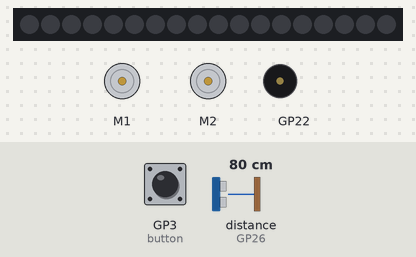
Bench run of a program on a simulated Raspberry Pi Pico running CircuitPython. Parts: 2 × DC motor (green arrow = forward, orange = backward, longer = faster), 18 RGB LEDs in strip order, left to right, buzzer (waves = sounding). The test bench sets the inputs (shaded band); at power-on: GP3 (button) LOW, distance to the obstacle (sensor on GP26) 80 cm. The echo pulse lasts 58.3 µs per cm; dim RGB values are drawn brighter than linear.

Above: at 5.0 s.
5.1 s: GP3 (button) pulled HIGH for 0.15 s
At 7.9 s:
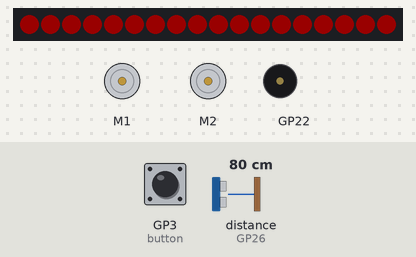
8.2 s: distance to the obstacle (sensor on GP26) set to 17 cm
11.2 s: distance to the obstacle (sensor on GP26) set to 14 cm
At 13.8 s:
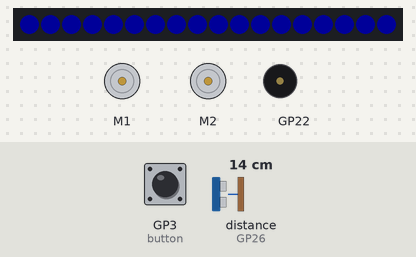
14.2 s: distance to the obstacle (sensor on GP26) set to 18 cm
At 15.4 s:
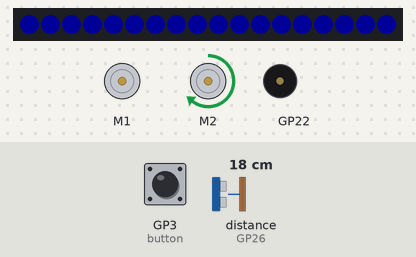
17.2 s: distance to the obstacle (sensor on GP26) set to 2 cm
At 18.8 s:
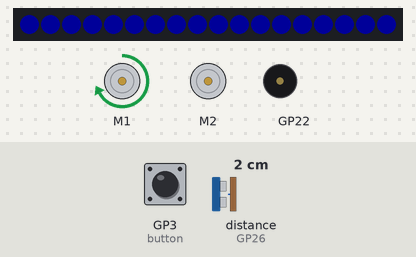
Timing chart, 0 to 24.2 s (numbered marks = the images above; inputs shaded):
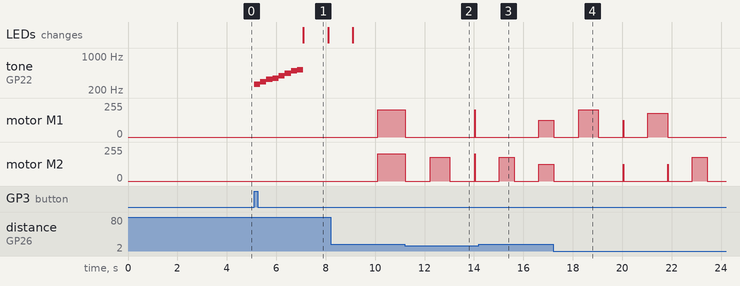

The program:

main.py
```python
import time
import default
import time, board, simpleio

from steps import first as first_sequence
from steps import second as second_sequence
from steps import third as third_sequence
from steps import fourth as fourth_sequence
from steps import fith as fith_sequence

import board
from digitalio import DigitalInOut, Pull
button = DigitalInOut(board.GP3) # defaults to input
button.pull = Pull.DOWN # turn on internal pull-up resistor
while button.value == False:  # False == pressed
  pass

import adafruit_hcsr04
sonar = adafruit_hcsr04.HCSR04(trigger_pin=board.GP27, echo_pin=board.GP26)
import board
import pwmio
from adafruit_motor import motor

PWM_M1A = board.GP8
PWM_M1B = board.GP9
PWM_M2A = board.GP10
PWM_M2B = board.GP11


# DC motor setup
M1A = pwmio.PWMOut(PWM_M1A, frequency=10000)
M1B = pwmio.PWMOut(PWM_M1B, frequency=10000)
M2A = pwmio.PWMOut(PWM_M2A, frequency=10000)
M2B = pwmio.PWMOut(PWM_M2B, frequency=10000)
motor1 = motor.DCMotor(M1A, M1B)
motor2 = motor.DCMotor(M2A, M2B)

speed = default.speed
turn_speed = default.turn_speed
slow_speed = default.slow_speed
wait_time = default.wait_time

first_section = first_sequence.first(motor1, motor2, sonar, speed, turn_speed, slow_speed, wait_time)
second_section = second_sequence.second(motor1, motor2, sonar, speed, turn_speed, slow_speed, wait_time)
third_section = third_sequence.third(motor1, motor2, sonar, speed, turn_speed, slow_speed, wait_time)
fourth_section = fourth_sequence.fourth(motor1, motor2, sonar, speed, turn_speed, slow_speed, wait_time)
fith_section = fith_sequence.fith(motor1, motor2, sonar, speed, turn_speed, slow_speed, wait_time)


for f in (262, 294, 330, 349, 392, 440, 494, 523):
          simpleio.tone(board.GP22, f, 0.25)


import neopixel
leds = neopixel.NeoPixel(board.NEOPIXEL, 18, brightness=0.1)

leds.fill((255,0,0))
time.sleep(1)
leds.fill((0,255,0))
time.sleep(1)
leds.fill((0,0,255))


first_section.run()

second_section.run()

third_section.run()

fourth_section.run()

fith_section.run()
```

default.py
```python
speed = 0.8
slow_speed = 0.5
turn_speed = 0.7
wait_time = 1
```

first.py
```python
import time

class first:
        def __init__(self, motor1, motor2, sonar, speed, turn_speed, slow_speed, wait_time):
            self.motor1 = motor1
            self.motor2 = motor2
            self.sonar = sonar
            self.speed = speed
            self.turn_speed = turn_speed
            self.slow_speed = slow_speed
            self.wait_time = wait_time

        def run(self):
            motor1 = self.motor1
            motor2 = self.motor2
            sonar = self.sonar
            speed = self.speed
            turn_speed = self.turn_speed
            slow_speed = self.slow_speed
            wait_time = self.wait_time

            motor1.throttle = 0.0 # stop
            motor2.throttle = 0.0

            time.sleep(wait_time)

            motor1.throttle = speed # move forward
            motor2.throttle = speed

            while sonar.distance > 15:
                time.sleep(0.1)
                pass


            motor1.throttle = 0.0 # stop
            motor2.throttle = 0.0

            time.sleep(wait_time)
```

second.py
```python
import time

class second:
        def __init__(self, motor1, motor2, sonar, speed, turn_speed, slow_speed, wait_time):
            self.motor1 = motor1
            self.motor2 = motor2
            self.sonar = sonar
            self.speed = speed
            self.turn_speed = turn_speed
            self.slow_speed = slow_speed
            self.wait_time = wait_time

        def run(self):
            motor1 = self.motor1
            motor2 = self.motor2
            sonar = self.sonar
            speed = self.speed
            turn_speed = self.turn_speed
            slow_speed = self.slow_speed
            wait_time = self.wait_time

            motor2.throttle = turn_speed # turn left
            time.sleep(0.8)
            motor2.throttle = 0.0

            time.sleep(wait_time);

            motor1.throttle = speed # move forward
            motor2.throttle = speed


            while sonar.distance > 14:
                time.sleep(0.1)
                pass

            motor1.throttle = 0.0 # stop
            motor2.throttle = 0.0

            time.sleep(wait_time)
```

third.py
```python
import time

class third:
        def __init__(self, motor1, motor2, sonar, speed, turn_speed, slow_speed, wait_time):
            self.motor1 = motor1
            self.motor2 = motor2
            self.sonar = sonar
            self.speed = speed
            self.turn_speed = turn_speed
            self.slow_speed = slow_speed
            self.wait_time = wait_time

        def run(self):
            motor1 = self.motor1
            motor2 = self.motor2
            sonar = self.sonar
            speed = self.speed
            turn_speed = self.turn_speed
            slow_speed = self.slow_speed
            wait_time = self.wait_time


            motor2.throttle = turn_speed # section 3
            time.sleep(0.6)
            motor2.throttle = 0.0

            time.sleep(wait_time)

            motor1.throttle = slow_speed
            motor2.throttle = slow_speed


            while sonar.distance > 14:
                time.sleep(0.1)
                pass


            motor1.throttle = 0.0
            motor2.throttle = 0.0

            time.sleep(wait_time)

            motor1.throttle = 0.8
            time.sleep(0.8)
            motor1.throttle = 0.0

            time.sleep(wait_time)

            motor1.throttle = slow_speed
            motor2.throttle = slow_speed


            while sonar.distance > 14:
                time.sleep(0.1)
                pass

            motor1.throttle = 0.0
            motor2.throttle = 0.0

            time.sleep(wait_time)

            motor1.throttle = turn_speed
            time.sleep(0.8)
            motor1.throttle = 0.0
```

fourth.py
```python
import time

class fourth:
        def __init__(self, motor1, motor2, sonar, speed, turn_speed, slow_speed, wait_time):
            self.motor1 = motor1
            self.motor2 = motor2
            self.sonar = sonar
            self.speed = speed
            self.turn_speed = turn_speed
            self.slow_speed = slow_speed
            self.wait_time = wait_time

        def run(self):
            motor1 = self.motor1
            motor2 = self.motor2
            sonar = self.sonar
            speed = self.speed
            turn_speed = self.turn_speed
            slow_speed = self.slow_speed
            wait_time = self.wait_time

            motor1.throttle = slow_speed
            motor2.throttle = slow_speed


            while sonar.distance > 11:
                time.sleep(0.1)
                pass

            motor1.throttle = 0.0
            motor2.throttle = 0.0

            time.sleep(wait_time)

            motor2.throttle = turn_speed
            time.sleep(0.6)
            motor2.throttle = 0.0

            time.sleep(wait_time)

            motor1.throttle = slow_speed
            motor2.throttle = slow_speed


            while sonar.distance > 10:
                time.sleep(0.1)
                pass

            motor1.throttle = 0.0
            motor2.throttle = 0.0

            motor2.throttle = turn_speed
            time.sleep(0.8)
            motor2.throttle = 0.0

            time.sleep(wait_time)

            motor1.throttle = slow_speed
            motor2.throttle = slow_speed


            while sonar.distance > 15:
                time.sleep(0.1)
                pass

            motor1.throttle = 0.0
            motor2.throttle = 0.0
```

fith.py
```python
import time

class fith:
        def __init__(self, motor1, motor2, sonar, speed, turn_speed, slow_speed, wait_time):
            self.motor1 = motor1
            self.motor2 = motor2
            self.sonar = sonar
            self.speed = speed
            self.turn_speed = turn_speed
            self.slow_speed = slow_speed
            self.wait_time = wait_time

        def run(self):
            motor1 = self.motor1
            motor2 = self.motor2
            sonar = self.sonar
            speed = self.speed
            turn_speed = self.turn_speed
            slow_speed = self.slow_speed
            wait_time = self.wait_time

            motor1.throttle = slow_speed
            motor2.throttle = slow_speed


            while sonar.distance > 5:
                time.sleep(0.1)
                pass

            motor1.throttle = 0.0
            motor2.throttle = 0.0

            time.sleep(wait_time)

            motor1.throttle = turn_speed
            time.sleep(0.8)
            motor1.throttle = 0.0

            time.sleep(wait_time)

            motor1.throttle = slow_speed
            motor2.throttle = slow_speed


            while sonar.distance > 4:
                time.sleep(0.1)
                pass

            motor1.throttle = 0.0
            motor2.throttle = 0.0

            time.sleep(wait_time)

            motor1.throttle = turn_speed
            time.sleep(0.8)
            motor1.throttle = 0.0

            time.sleep(wait_time)

            motor1.throttle = slow_speed
            motor2.throttle = slow_speed


            while sonar.distance > 5:
                time.sleep(0.1)
                pass

            motor1.throttle = 0.0
            motor2.throttle = 0.0

            time.sleep(wait_time)

            motor1.throttle = turn_speed
            time.sleep(0.8)
            motor1.throttle = 0.0

            time.sleep(wait_time)

            motor1.throttle = slow_speed
            motor2.throttle = slow_speed


            while sonar.distance > 5:
                time.sleep(0.1)
                pass

            motor1.throttle = 0.0
            motor2.throttle = 0.0
```

Measured:
- the behaviour switches between 16 and 15 cm on distance to the obstacle (sensor on GP26) (found by bisection; images 1 and 2)
- after the input at 5.1 s, tone on GP22: plays 262 Hz for 0.25 s, 294 Hz for 0.25 s, 330 Hz for 0.25 s, 349 Hz for 0.25 s, 392 Hz for 0.25 s, 440 Hz for 0.25 s … (8 notes in this stretch), starting at once; the LEDs: change after 2.0 s (image 1)
- after the input at 11.2 s, motor M1: forward 204/255 → stopped at once; motor M2: forward 204/255 → stopped at once, → forward 178/255 1.0 s later, → stopped 0.80 s later
- after the input at 14.2 s, motor M1, motor M2: goes on until 16.6 s, then stays forward 127/255
- after the input at 17.2 s, motor M1: forward 127/255 → stopped at once, → forward 204/255 1.0 s later, → stopped 0.80 s later, → forward 178/255 2.0 s later, … (5 changes in this stretch); motor M2: forward 127/255 → stopped at once, → forward 178/255 5.6 s later, → stopped 0.60 s later
- what the display in image 1 shows lasts 1.0 s, from 7.1 s to 8.1 s
